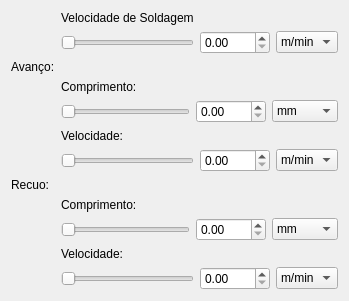
        <widget class="QWidget" name="tab_3">
         <attribute name="title">
          <string>Switch Back</string>
         </attribute>
         <layout class="QGridLayout" name="gridLayout_11">
          <item row="0" column="0">
           <layout class="QGridLayout" name="gridLayout_9">
            <item row="2" column="1">
             <layout class="QGridLayout" name="gridLayout_5">
              <item row="1" column="0">
               <widget class="QSlider" name="fwLengthSlider">
                <property name="maximum">
                 <number>300</number>
                </property>
                <property name="orientation">
                 <enum>Qt::Horizontal</enum>
                </property>
               </widget>
              </item>
              <item row="1" column="1">
               <widget class="QDoubleSpinBox" name="fwLengthSpinBox">
                <property name="minimumSize">
                 <size>
                  <width>70</width>
                  <height>0</height>
                 </size>
                </property>
               </widget>
              </item>
              <item row="1" column="2">
               <widget class="QComboBox" name="fwLengthUnitComboBox">
                <property name="sizeIncrement">
                 <size>
                  <width>0</width>
                  <height>0</height>
                 </size>
                </property>
                <item>
                 <property name="text">
                  <string>mm</string>
                 </property>
                </item>
                <item>
                 <property name="text">
                  <string>cm</string>
                 </property>
                </item>
                <item>
                 <property name="text">
                  <string>m</string>
                 </property>
                </item>
                <item>
                 <property name="text">
                  <string>pulsos</string>
                 </property>
                </item>
                <item>
                 <property name="text">
                  <string>&quot;</string>
                 </property>
                </item>
               </widget>
              </item>
              <item row="0" column="0">
               <widget class="QLabel" name="label_8">
                <property name="text">
                 <string>Comprimento:</string>
                </property>
               </widget>
              </item>
             </layout>
            </item>
            <item row="4" column="0">
             <widget class="QLabel" name="label_6">
              <property name="text">
               <string>Recuo:</string>
              </property>
             </widget>
            </item>
            <item row="3" column="1">
             <layout class="QGridLayout" name="gridLayout_8">
              <item row="1" column="1">
               <widget class="QDoubleSpinBox" name="fwSpeedSpinBox">
                <property name="minimumSize">
                 <size>
                  <width>70</width>
                  <height>0</height>
                 </size>
                </property>
               </widget>
              </item>
              <item row="0" column="0">
               <widget class="QLabel" name="label_11">
                <property name="text">
                 <string>Velocidade:</string>
                </property>
               </widget>
              </item>
              <item row="1" column="0">
               <widget class="QSlider" name="fwSpeedSlider">
                <property name="maximum">
                 <number>300</number>
                </property>
                <property name="orientation">
                 <enum>Qt::Horizontal</enum>
                </property>
               </widget>
              </item>
              <item row="1" column="2">
               <widget class="QComboBox" name="fwSpeedUnitComboBox">
                <item>
                 <property name="text">
                  <string>m/min</string>
                 </property>
                </item>
                <item>
                 <property name="text">
                  <string>mm/s</string>
                 </property>
                </item>
                <item>
                 <property name="text">
                  <string>rpm</string>
                 </property>
                </item>
                <item>
                 <property name="text">
                  <string>rps</string>
                 </property>
                </item>
               </widget>
              </item>
             </layout>
            </item>
            <item row="1" column="0">
             <widget class="QLabel" name="label_5">
              <property name="text">
               <string>Avanço:</string>
              </property>
             </widget>
            </item>
            <item row="5" column="1">
             <layout class="QGridLayout" name="gridLayout_7">
              <item row="1" column="0">
               <widget class="QSlider" name="bwLengthSlider">
                <property name="maximum">
                 <number>300</number>
                </property>
                <property name="orientation">
                 <enum>Qt::Horizontal</enum>
                </property>
               </widget>
              </item>
              <item row="0" column="0">
               <widget class="QLabel" name="label_10">
                <property name="text">
                 <string>Comprimento:</string>
                </property>
               </widget>
              </item>
              <item row="1" column="1">
               <widget class="QDoubleSpinBox" name="bwLengthSpinBox">
                <property name="minimumSize">
                 <size>
                  <width>70</width>
                  <height>0</height>
                 </size>
                </property>
               </widget>
              </item>
              <item row="1" column="2">
               <widget class="QComboBox" name="bwLengthUnitComboBox">
                <property name="sizeIncrement">
                 <size>
                  <width>0</width>
                  <height>0</height>
                 </size>
                </property>
                <item>
                 <property name="text">
                  <string>mm</string>
                 </property>
                </item>
                <item>
                 <property name="text">
                  <string>cm</string>
                 </property>
                </item>
                <item>
                 <property name="text">
                  <string>m</string>
                 </property>
                </item>
                <item>
                 <property name="text">
                  <string>pulsos</string>
                 </property>
                </item>
                <item>
                 <property name="text">
                  <string>&quot;</string>
                 </property>
                </item>
               </widget>
              </item>
             </layout>
            </item>
            <item row="6" column="1">
             <layout class="QGridLayout" name="gridLayout_4">
              <item row="1" column="0">
               <widget class="QSlider" name="bwSpeedSlider">
                <property name="maximum">
                 <number>300</number>
                </property>
                <property name="orientation">
                 <enum>Qt::Horizontal</enum>
                </property>
               </widget>
              </item>
              <item row="1" column="2">
               <widget class="QComboBox" name="bwSpeedUnitComboBox">
                <item>
                 <property name="text">
                  <string>m/min</string>
                 </property>
                </item>
                <item>
                 <property name="text">
                  <string>mm/s</string>
                 </property>
                </item>
                <item>
                 <property name="text">
                  <string>rpm</string>
                 </property>
                </item>
                <item>
                 <property name="text">
                  <string>rps</string>
                 </property>
                </item>
               </widget>
              </item>
              <item row="1" column="1">
               <widget class="QDoubleSpinBox" name="bwSpeedSpinBox">
                <property name="minimumSize">
                 <size>
                  <width>70</width>
                  <height>0</height>
                 </size>
                </property>
               </widget>
              </item>
              <item row="0" column="0">
               <widget class="QLabel" name="label_7">
                <property name="text">
                 <string>Velocidade:</string>
                </property>
               </widget>
              </item>
             </layout>
            </item>
            <item row="0" column="1">
             <layout class="QGridLayout" name="gridLayout_10">
              <item row="1" column="0">
               <widget class="QSlider" name="sbWeldSpeedSlider">
                <property name="maximum">
                 <number>300</number>
                </property>
                <property name="orientation">
                 <enum>Qt::Horizontal</enum>
                </property>
               </widget>
              </item>
              <item row="1" column="2">
               <widget class="QComboBox" name="sbWeldSpeedUnitComboBox">
                <item>
                 <property name="text">
                  <string>m/min</string>
                 </property>
                </item>
                <item>
                 <property name="text">
                  <string>mm/s</string>
                 </property>
                </item>
                <item>
                 <property name="text">
                  <string>rpm</string>
                 </property>
                </item>
                <item>
                 <property name="text">
                  <string>rps</string>
                 </property>
                </item>
               </widget>
              </item>
              <item row="1" column="1">
               <widget class="QDoubleSpinBox" name="sbWeldSpeedSpinBox">
                <property name="minimumSize">
                 <size>
                  <width>70</width>
                  <height>0</height>
                 </size>
                </property>
               </widget>
              </item>
              <item row="0" column="0">
               <widget class="QLabel" name="label_13">
                <property name="text">
                 <string>Velocidade de Soldagem</string>
                </property>
               </widget>
              </item>
             </layout>
            </item>
           </layout>
          </item>
         </layout>
        </widget>
